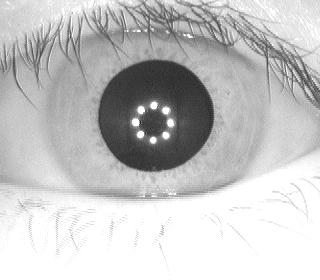
#> input picture duhovky/001/L/S1001L01.jpg, 320 x 280 px
$ python main.py
#> lines starting #> are read from the running program, lines starting #| are printed output that depends on the picture; after the words box and inside, x2 and y2 are one past the last pixel; in counts of white or black regions, pixels touching at a corner belong together
### helpMethods.py
import cv2, math

title_window = 'Nastavenie parametrov'

# callback
def nothing(x):
    pass

def createGUI(histEkv, gaussianSize, gaussianSigma, canny1, canny2, accumulator, minDist, param1, param2, minRadius, maxRadius):
    cv2.createTrackbar('Hist ekv', title_window, histEkv, 1, nothing)
    cv2.createTrackbar("Gauss Blur - Size", title_window, gaussianSize, 100, nothing)
    cv2.createTrackbar("Gauss Blur - Sigma", title_window, gaussianSigma, 100, nothing)
    cv2.createTrackbar("threshold1", title_window, canny1, 100, nothing)
    cv2.createTrackbar("threshold2", title_window, canny2, 300, nothing)
    cv2.createTrackbar("Accumulator", title_window, accumulator, 60, nothing)
    cv2.createTrackbar("minDist", title_window, minDist, 60, nothing)
    cv2.createTrackbar("param1", title_window, param1, 170, nothing)
    cv2.createTrackbar("param2", title_window, param2, 110, nothing)
    cv2.createTrackbar("minRadius", title_window, minRadius, 90, nothing)
    cv2.createTrackbar("maxRadius", title_window, maxRadius, 300, nothing)

# vrati plochu zjednotenia 2 kruhov
def getUnion(circle1, circle2):
    intersection = getOverlap(circle1, circle2)
    areaCircle1 = math.pi * math.pow(circle1[2], 2)
    areaCircle2 = math.pi * math.pow(circle2[2], 2)
    return areaCircle1 + areaCircle2 - intersection


# vrati prekryv 2 kruhov
def getOverlap(circle1, circle2):
    d = math.sqrt(math.pow(circle1[0] - circle2[0], 2) + math.pow(circle1[1] - circle2[1], 2)) # vzdialenost dvoch kruznic

    if d < (circle1[2] - circle2[2]): # kruh 2 je v kruhu 1
        return math.pi * math.pow(circle2[2], 2)

    if d < (circle2[2] - circle1[2]): # kruh 1 je v kruhu 2
        return math.pi * math.pow(circle1[2], 2)

    if d > (circle1[2] + circle2[2]): # su rovnake
        return math.pi * math.pow(circle1[2], 2)

    if d < (circle1[2] + circle2[2]): # krizuju sa v 2 bodoch
        d1 = (math.pow(circle1[2], 2) - math.pow(circle2[2], 2) + math.pow(d, 2)) / (2 * d)
        d2 = d - d1
        intersection = (math.pow(circle1[2], 2)) * math.acos(d1 / circle1[2]) - d1 * math.sqrt(math.pow(circle1[2], 2) - math.pow(d1, 2)) + (math.pow(circle2[2], 2)) * math.acos(d2 / circle2[2]) - d2 * math.sqrt(math.pow(circle2[2], 2) - math.pow(d2, 2))
        return intersection

    return 0 # ziadny kontakt

# zisti či je kruh zrenicka alebo duhovka
def DuhovkaOrZrenicka(circle, groundtruthduhovka, groundtruthzrenicka):
    if getIoU(circle, groundtruthduhovka) > getIoU(circle, groundtruthzrenicka):
        return 0  # kruh je duhovka
    else:
        return 1  # kruh je zrenicka

# vrati intersection over union
def getIoU(circle1, circle2):
    return getOverlap(circle1, circle2) / getUnion(circle1, circle2)

# bonusova uloha
# [17 lines left out: function segmentation, not called in this run]

### main.py
import cv2
import numpy as np
import helpMethods as myFunctions

cv2.namedWindow(myFunctions.title_window, cv2.WINDOW_NORMAL)
key = cv2.waitKey(0)
#> (key Esc is pressed here)

myFunctions.createGUI(0, 23, 6, 27, 28, 11, 15, 23, 21, 32, 152)
groundTruthZrenicka = [156, 118, 56]
groundTruthDuhovka = [156, 110, 111]
img = cv2.imread('duhovky/001/L/S1001L01.jpg', 0)
#> img is the input picture: shape (280, 320); min 34, max 255, mean 195.7

# [9 lines of commented-out code are left out]

while True:
    equalize = cv2.getTrackbarPos('Hist ekv', myFunctions.title_window)
    gcSize = cv2.getTrackbarPos("Gauss Blur - Size", myFunctions.title_window)
    gcSigma = cv2.getTrackbarPos("Gauss Blur - Sigma", myFunctions.title_window)
    threshold1 = cv2.getTrackbarPos("threshold1", myFunctions.title_window)
    threshold2 = cv2.getTrackbarPos("threshold2", myFunctions.title_window)
    accumulator = cv2.getTrackbarPos("Accumulator", myFunctions.title_window)
    minDist = cv2.getTrackbarPos("minDist", myFunctions.title_window)
    param1 = cv2.getTrackbarPos("param1", myFunctions.title_window)
    param2 = cv2.getTrackbarPos("param2", myFunctions.title_window)
    minRadius = cv2.getTrackbarPos("minRadius", myFunctions.title_window)
    maxRadius = cv2.getTrackbarPos("maxRadius", myFunctions.title_window)

    # zmensime akumulator
    accumulator = accumulator / 10

    # ak by bola 0, tak padne program
    if param2 == 0:
        param2 = 1

    if param1 == 0:
        param1 = 1

    if minDist == 0:
        minDist = 1

    # size a sigma nesmie byt parna
    if (gcSize % 2 == 0):
        gcSize = gcSize + 1


    # filtre
    if equalize:
        img = cv2.equalizeHist(img)

    imgAfterGaussianBlur = cv2.GaussianBlur(img, (gcSize, gcSize), gcSigma, borderType=cv2.BORDER_DEFAULT)
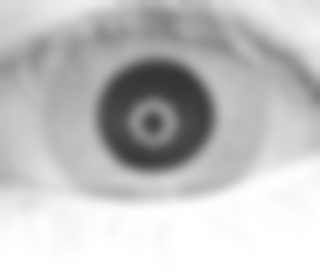
#> imgAfterGaussianBlur: shape (280, 320); min 52, max 255, mean 195.7

    imgAfterCanny = cv2.Canny(imgAfterGaussianBlur, threshold1, threshold2)
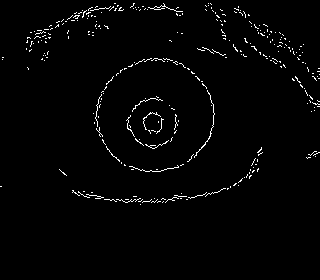
#> imgAfterCanny: shape (280, 320); 1.8% white in thin lines or dots, all inside (x1, y1, x2, y2) = (0, 3, 320, 205)

    imgAfterCvtColor = cv2.cvtColor(imgAfterGaussianBlur, cv2.COLOR_GRAY2BGR)

    # funkcia Hough najde kruhy
    circles = cv2.HoughCircles(imgAfterGaussianBlur, cv2.HOUGH_GRADIENT, dp=accumulator, minDist=minDist,
                               param1=param1, param2=param2, minRadius=minRadius, maxRadius=maxRadius)
#> circles = 36 rows, first 8: [157.9, 113.9, 55.65], [117.2, 102.8, 97.01], [188.7, 101.8, 93.71], [132.6, 101.8, 100.5], [189.8, 122.7, 76], [134.8, 131.4, 128.2], [205.2, 116.1, 108], [147.9, 88.55, 82.82]

    numberOfDuhovkas = 0
    numberOfZrenickas = 0
    arrayOfDuhovkas = []
    arrayOfZrenickas = []

    # ak je nejaky kruh
    if circles is not None:
        circles = np.uint16(np.around(circles))
#> circles = 36 rows, first 8: [158, 114, 56], [117, 103, 97], [189, 102, 94], [133, 102, 101], [190, 123, 76], [135, 131, 128], [205, 116, 108], [148, 89, 83]
        for i in circles[0, :]:
            # pozrieme či kruh je duhovka alebo zrenicka podla IoU a groundTruth
            if (myFunctions.DuhovkaOrZrenicka(i, groundTruthDuhovka, groundTruthZrenicka)) == 0:  # Is Duhovka
                # mame threshold 0.75, dal by sa nastavit acceptance
                if myFunctions.getIoU(i, groundTruthDuhovka) > 0.75:
                    numberOfDuhovkas += 1
                    arrayOfDuhovkas.append(i)
                    iouDuhovka = myFunctions.getIoU(i, groundTruthDuhovka)
                    # nakresli kruh duhovky
                    cv2.circle(imgAfterCvtColor, (i[0], i[1]), i[2], (255, 128, 0), 2)

            elif (myFunctions.DuhovkaOrZrenicka(i, groundTruthDuhovka, groundTruthZrenicka)) == 1:  # Is Zrenicka
                if myFunctions.getIoU(i, groundTruthZrenicka) > 0.75:
                    numberOfZrenickas += 1
                    arrayOfZrenickas.append(i)
                    iouZrenicka = myFunctions.getIoU(i, groundTruthZrenicka)
                    # nakresli kruh zrenicky
                    cv2.circle(imgAfterCvtColor, (i[0], i[1]), i[2], (255, 153, 255), 2)
#> this loop made 36 passes
#> (i, numberOfZrenickas) on pass 1: ([158, 114, 56], 1)
#> (i, numberOfDuhovkas) on pass 10: ([171, 105, 98], 1)
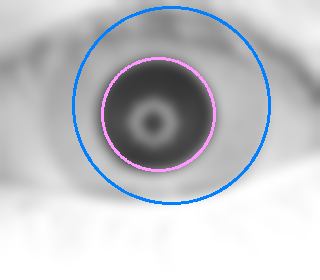
#> imgAfterCvtColor: shape (280, 320, 3); mean B, G, R 198.7, 194.8, 193.4

    duhovkaFN = 0
    zrenickaFN = 0
    # Checking TP and FP values
    if numberOfDuhovkas > 0:
        numberTPDuhovka = 1
        tpDuhovka = "TP-DUHOVKA: 1"
        fpDuhovka = 'FP-DUHOVKA: '+ str(numberOfDuhovkas - 1)
    elif numberOfDuhovkas == 0:
        tpDuhovka = "TP-DUHOVKA: 0"
        fpDuhovka = "FP-DUHOVKA: 0"
        numberTPDuhovka = 0

    if numberOfZrenickas > 0:
        numberTPZrenicka = 1
        tpZrenicka = 'TP-ZRENICKA: 1'
        fpZrenicka = 'FP-ZRENICKA: ' + str(numberOfZrenickas - 1)
    elif numberOfZrenickas == 0:
        tpZrenicka = 'TP-ZRENICKA: 0'
        fpZrenicka = 'FP-ZRENICKA: 0'
        numberTPZrenicka = 0

    if len(arrayOfDuhovkas) > 0 :
        iouDuhovka = "iouDuhovka - " + str(round(iouDuhovka, 2))

    if len(arrayOfZrenickas) > 0:
        iouZrenicka = "iouZrenicka - " + str(round(iouZrenicka, 2))


    # ak je TP 1, tak sme nasli duhovku/zrenicku a prislusne FN musi byt 0 (nie je ziadny nedetekovany objekt, ktory tam je)
    if numberTPDuhovka == 0:
        duhovkaFN=1
    else:
        duhovkaFN=0
    if numberTPZrenicka == 0:
        zrenickaFN = 1
    else:
        zrenickaFN = 0

    recall = (numberTPDuhovka + numberTPZrenicka) / ((numberTPDuhovka + numberTPZrenicka) + (duhovkaFN + zrenickaFN))

    if numberOfDuhovkas > 0 and numberOfZrenickas > 0:
        precision = (numberTPDuhovka + numberTPZrenicka) / ((numberTPDuhovka + numberTPZrenicka) + ((numberOfDuhovkas - 1)+(numberOfZrenickas - 1)))
        print(str(precision) + " precision")
#| 1.0 precision
        print(str(recall) + " recall")
    elif(numberOfDuhovkas==0 and numberOfZrenickas > 0):
        precision = (0 + numberTPZrenicka) / ((0 + numberTPZrenicka) + (0 + (numberOfZrenickas - 1)))
        print(str(precision) + " precision")
        print(str(recall) + " recall")
    elif numberOfDuhovkas > 0 and numberOfZrenickas == 0:
        precision = (numberTPDuhovka + 0) / ((numberTPDuhovka + 0) + ((numberOfDuhovkas - 1) + 0))
        print(str(precision) + " precision")
        print(str(recall) + " recall")
    else:
        print(str(0.0) + " precision")
        print(str(recall) + " recall")

    # vypis na obrazovku
    imgAfterCvtColor = cv2.putText(imgAfterCvtColor, tpZrenicka, (00, 30), cv2.FONT_HERSHEY_SIMPLEX, 0.3, (0, 0, 255), 1, cv2.LINE_AA, False)
    imgAfterCvtColor = cv2.putText(imgAfterCvtColor, fpZrenicka, (00, 40), cv2.FONT_HERSHEY_SIMPLEX, 0.3, (0, 0, 255), 1, cv2.LINE_AA, False)
    imgAfterCvtColor = cv2.putText(imgAfterCvtColor, tpDuhovka, (00, 10), cv2.FONT_HERSHEY_SIMPLEX , 0.3, (0,0,255), 1, cv2.LINE_AA, False)
    imgAfterCvtColor = cv2.putText(imgAfterCvtColor, fpDuhovka, (00, 20), cv2.FONT_HERSHEY_SIMPLEX , 0.3, (0,0,255), 1, cv2.LINE_AA, False)

    if len(arrayOfDuhovkas) > 0:
        imgAfterCvtColor = cv2.putText(imgAfterCvtColor, iouDuhovka, (00, 60), cv2.FONT_HERSHEY_SIMPLEX , 0.3, (0,0,255), 1, cv2.LINE_AA, False)
    if len(arrayOfZrenickas) > 0:
        imgAfterCvtColor = cv2.putText(imgAfterCvtColor, iouZrenicka, (00, 70), cv2.FONT_HERSHEY_SIMPLEX , 0.3, (0,0,255), 1, cv2.LINE_AA, False)
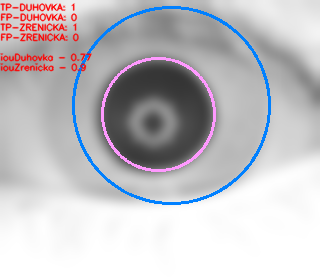
#> imgAfterCvtColor: shape (280, 320, 3); mean B, G, R 196, 192.1, 194.3

    # ukoncenie programu
    k = cv2.waitKey(1)
#> (key Esc is pressed here)
    if k == 27:
        break

    cv2.imshow("Oko", imgAfterCvtColor)

    # BONUS
    if numberOfDuhovkas == 1 and numberOfZrenickas == 1:
         cv2.imshow("Segmentovany obrazok", myFunctions.segmentation(imgAfterCvtColor, arrayOfDuhovkas[0], arrayOfZrenickas[0]))

$ run again, with duhovky/020/L/S1020L01.jpg copied over duhovky/001/L/S1001L01.jpg
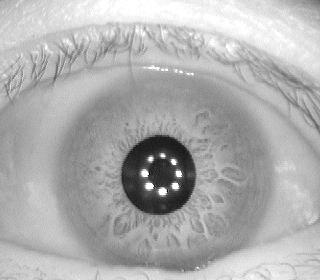
#> input picture duhovky/020/L/S1020L01.jpg, 320 x 280 px
#> img is the input picture: shape (280, 320); min 0, max 255, mean 174.2
#> `imgAfterCanny = cv2.Canny(imgAfterGaussianBlur, threshold1, threshold2)`:
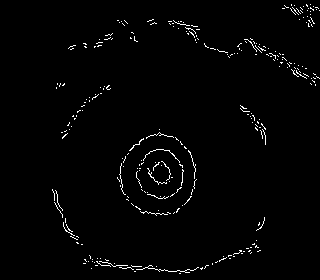
#> imgAfterCanny: shape (280, 320); 1.6% white in thin lines or dots, all inside (x1, y1, x2, y2) = (52, 4, 320, 274)
#> `circles = cv2.HoughCircles(imgAfterGaussianBlur, cv2.HOUGH_GRADIENT, d..`: circles = 32 rows, first 8: [162.2, 180.9, 108.8], [174.4, 171.1, 99.98], [162.2, 146.9, 124.5], [191.9, 166.7, 141.7], [132.6, 158.9, 142.4], [136.9, 141.4, 124.5], [154.6, 167.8, 104.6], [177.7, 150.2, 129.4]
#> `circles = np.uint16(np.around(circles))`: circles = 32 rows, first 8: [162, 181, 109], [174, 171, 100], [162, 147, 125], [192, 167, 142], [133, 159, 142], [137, 141, 125], [155, 168, 105], [178, 150, 129]
#> the loop `for i in circles[0, :]:` made 32 passes
#> (i, numberOfDuhovkas) on pass 18: ([151, 128, 114], 1)
#| 1.0 precision
#> `imgAfterCvtColor = cv2.putText(imgAfterCvtColor, iouDuhovka, (00, 60),..`:
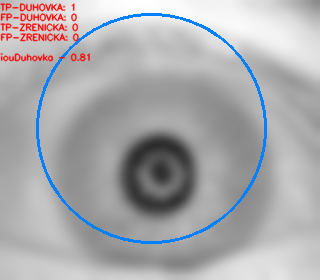
#> imgAfterCvtColor: shape (280, 320, 3); mean B, G, R 173.4, 170.5, 170.7

$ run again, with duhovky/047/R/S1047R01.jpg copied over duhovky/001/L/S1001L01.jpg
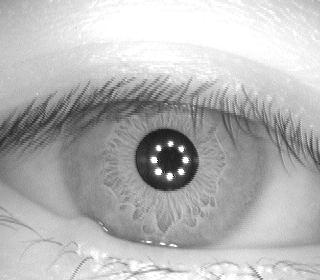
#> input picture duhovky/047/R/S1047R01.jpg, 320 x 280 px
#> img is the input picture: shape (280, 320); min 10, max 255, mean 181.6
#> `imgAfterCanny = cv2.Canny(imgAfterGaussianBlur, threshold1, threshold2)`:
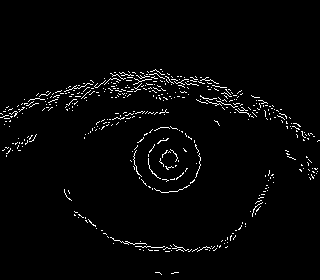
#> imgAfterCanny: shape (280, 320); 2.4% white in thin lines or dots, all inside (x1, y1, x2, y2) = (0, 69, 320, 275)
#> `circles = cv2.HoughCircles(imgAfterGaussianBlur, cv2.HOUGH_GRADIENT, d..`: circles = 52 rows, first 8: [153.4, 155.7, 91.62], [178.8, 163.4, 88.1], [141.4, 218.4, 148.9], [194.2, 228.2, 144.1], [153.4, 184.2, 113.6], [186.4, 211.8, 133], [157.9, 217.2, 144.1], [161.2, 138.1, 110.8]
#> `circles = np.uint16(np.around(circles))`: circles = 52 rows, first 8: [153, 156, 92], [179, 163, 88], [141, 218, 149], [194, 228, 144], [153, 184, 114], [186, 212, 133], [158, 217, 144], [161, 138, 111]
#> the loop `for i in circles[0, :]:` made 52 passes
#> i on passes 23 to 30: [213, 151, 66], [141, 134, 65], [98, 193, 116], [223, 192, 96], [230, 172, 78], [108, 142, 65], [93, 152, 67], [105, 227, 148]
#| 0.5 precision
#> `imgAfterCvtColor = cv2.putText(imgAfterCvtColor, iouZrenicka, (00, 70)..`:
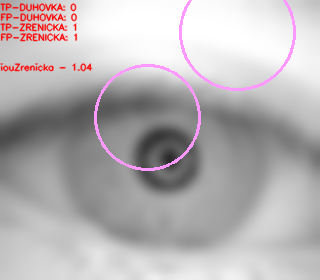
#> imgAfterCvtColor: shape (280, 320, 3); mean B, G, R 180.4, 178.5, 183.5

$ run again, with duhovky/001/L/S1001L02.jpg copied over duhovky/001/L/S1001L01.jpg
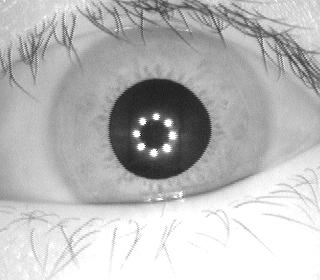
#> input picture duhovky/001/L/S1001L02.jpg, 320 x 280 px
#> img is the input picture: shape (280, 320); min 12, max 255, mean 185.5
#> `imgAfterCanny = cv2.Canny(imgAfterGaussianBlur, threshold1, threshold2)`:
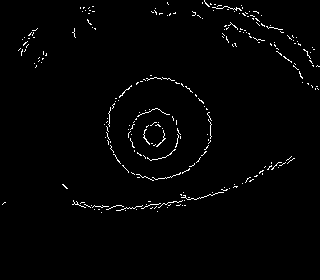
#> imgAfterCanny: shape (280, 320); 1.5% white in thin lines or dots, all inside (x1, y1, x2, y2) = (2, 0, 320, 213)
#> `circles = cv2.HoughCircles(imgAfterGaussianBlur, cv2.HOUGH_GRADIENT, d..`: circles = 23 rows, first 8: [157.9, 129.2, 50.59], [196.4, 98.45, 96.57], [121.6, 99.55, 92.94], [207.4, 110.6, 102.7], [174.4, 54.45, 145], [121.6, 118.2, 88.87], [163.4, 91.85, 86.23], [147.9, 141.4, 66.32]
#> `circles = np.uint16(np.around(circles))`: circles = 23 rows, first 8: [158, 129, 51], [196, 98, 97], [122, 100, 93], [207, 111, 103], [174, 54, 145], [122, 118, 89], [163, 92, 86], [148, 141, 66]
#> the loop `for i in circles[0, :]:` made 23 passes
#> (i, numberOfDuhovkas, iouDuhovka) on pass 11: ([150, 103, 101], 1, 0.828)
#| 1.0 precision
#> `imgAfterCvtColor = cv2.putText(imgAfterCvtColor, iouDuhovka, (00, 60),..`:
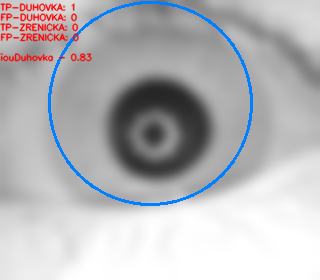
#> imgAfterCvtColor: shape (280, 320, 3); mean B, G, R 185, 182.4, 182.8
